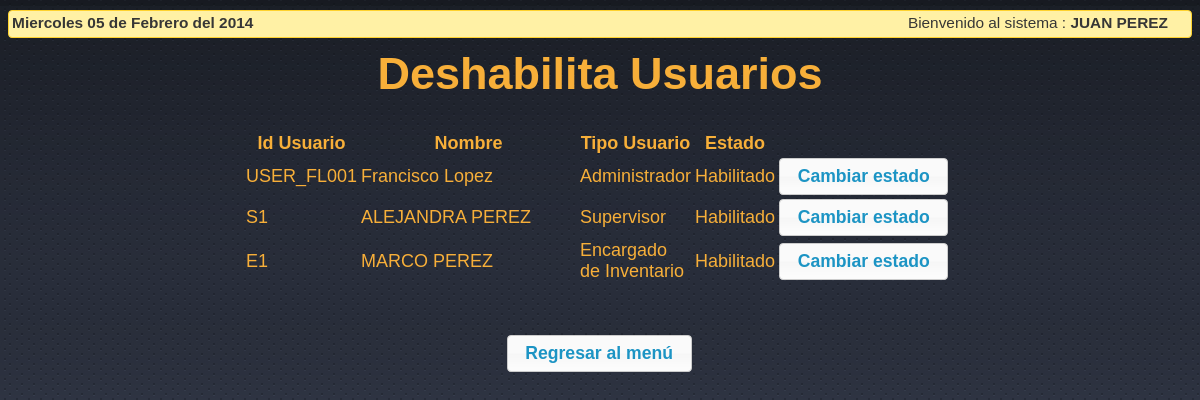
/ModuloUsuario/usuariobaja.php (signed in), run on the app's committed database.
### tables this page shows
CREATE TABLE IF NOT EXISTS `USUARIO` (
  `IDUSUARIO` varchar(10) NOT NULL,
  `NOMBRE` varchar(30) NOT NULL,
  `APELLIDO` varchar(30) NOT NULL,
  `FECHANACIMIENTO` date NOT NULL,
  `PASS` varchar(32) NOT NULL,
  `ROL` int(11) NOT NULL,
  `ESTADO` int(11) NOT NULL DEFAULT '1',
  `FECHAULTIMAMODIFICACION` timestamp NOT NULL DEFAULT CURRENT_TIMESTAMP ON UPDATE CURRENT_TIMESTAMP,
  PRIMARY KEY (`IDUSUARIO`)
);

### ModuloUsuario/funciones.php (the view, shortened to what this page needs)
<?php
function muestraestado(){
	$cont=TRUE;
	$salida = -1;
	if($cont == TRUE){
		$sql='SELECT * FROM USUARIO WHERE IDUSUARIO !=\''.trim($_SESSION['usuario']).'\' ORDER BY ROL';
			$result=mysql_query($sql);
			@$num_result = mysql_num_rows($result);
			if(@$num_result>= $GLOBALS["cantFilas"] ){
				echo '<div style="height:300px;width:700px;overflow:scroll; " align="center">
				<Table border="0" align="center">';
			}else{
			  echo '<table border="0" align="center">';
			}
			echo '
        <tr>
          <th width="110" scope="col" class="log">Id Usuario</th>
          <th width="215" scope="col" class="log">Nombre </th>
          <th width="110" scope="col" class="log">Tipo Usuario</th>
		  <th width="71" scope="col"  class="log">Estado</th>
		  <th></th>
        </tr>';
			if( $num_result >= 1){
				for($i=0; $i <$num_result; $i++){
					$fila=mysql_fetch_array($result);
					echo '<tr>';
					echo '<td  class="log">'.$fila['IDUSUARIO'].'</td>';
					echo '<td  class="log">'.$fila['NOMBRE'].' '.$fila['APELLIDO'].'</td>';
					echo '<td class="log">'.tipoUser(trim($fila['ROL'])).'</td>';
					switch(trim($fila['ESTADO'])){
						case 1:
							$msg='Habilitado';
							break;
					}
					echo '<td  class="log">'.$msg.'</td>';
					echo '<div align="center" width="100" ><td align=\"center\">';
					echo '<input name="button" type="button" id="button" onclick="
					document.form1.idusuario.value=\''.$fila['IDUSUARIO'].'\';
					cambiarEstado();
					" value="Cambiar estado" />';
					echo '<td></div>';
					echo '</tr>';
				}
			}
			$salida=1;
			echo '</table>';
	}else{
		$salida=0;
	}
	return $salida;
}
function tipoUser($tipo){
	switch(trim($tipo)){
		case 1:
			$msg='Administrador';
			break;
		case 2:
			$msg='Supervisor';
			break;
		case 3:
			$msg='Encargado de Inventario';
			break;
	}
	return $msg;
}
?>

### css/style.css (style rules this page uses)
body { background: transparent url(../images/bg.png) repeat; }
.log { font-family: "Arial", "Helvetica"; color: #F7AF39; font-size: 18px; font-style: normal; }

### data on the page
usuario: IDUSUARIO "USER_FL001", NOMBRE "Francisco", APELLIDO "Lopez", ROL "Administrador", ESTADO "Habilitado"
usuario: IDUSUARIO "S1", NOMBRE "ALEJANDRA", APELLIDO "PEREZ", ROL "Supervisor", ESTADO "Habilitado"
usuario: IDUSUARIO "E1", NOMBRE "MARCO", APELLIDO "PEREZ", ROL "Encargado de Inventario", ESTADO "Habilitado"

### other printed values
$_SESSION['nombre'] "JUAN PEREZ"
